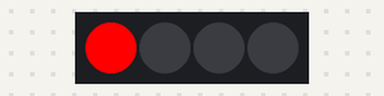
Bench run of a sketch on a simulated Arduino Uno, built with avr-gcc and run on an emulated ATmega328P. On the bench: 4 RGB LEDs in strip order, left to right.

Above: at 0.15 s.
At 1.06 s:
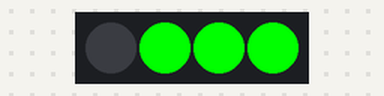
At 2.58 s:
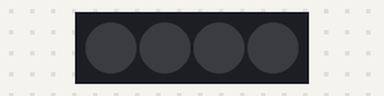
Timing chart, 0 to 3.0 s (numbered marks = the images above):
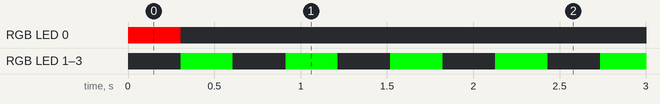

Measured:
- by itself, RGB LED 0: off → RGB(255, 0, 0) at 0.00 s, → off 0.30 s later
- by itself, RGB LED 1–3: alternates RGB(0, 255, 0) for 0.30 s and off for 0.30 s

The sketch:

sketch_jun26a.ino
```cpp
#include <Adafruit_NeoPixel.h>

#define PIN 2
#define N_LEDS 4

Adafruit_NeoPixel strip = Adafruit_NeoPixel(N_LEDS, PIN, NEO_GRB + NEO_KHZ800);
//   NEO_KHZ800  800 KHz bitstream (most NeoPixel products w/WS2812 LEDs)
//   NEO_KHZ400  400 KHz (classic 'v1' (not v2) FLORA pixels, WS2811 drivers)
//   NEO_GRB     Pixels are wired for GRB bitstream (most NeoPixel products)
//   NEO_RGB     Pixels are wired for RGB bitstream (v1 FLORA pixels, not v2)

void setup(){
  strip.begin();
}

void loop(){
  chase(strip.Color(255, 0, 0));//RED
  chase(strip.Color(0, 255, 0));//GREEN
  chase(strip.Color(0, 0, 255));//BLUE
}

static void chase(uint32_t c) {
  for(uint16_t i=0; i<strip.numPixels()+4; i++) {
    strip.setPixelColor(i , c);
    strip.setPixelColor(i-4 , 0);
    strip.show();
    delay(25);
  }
}
```
